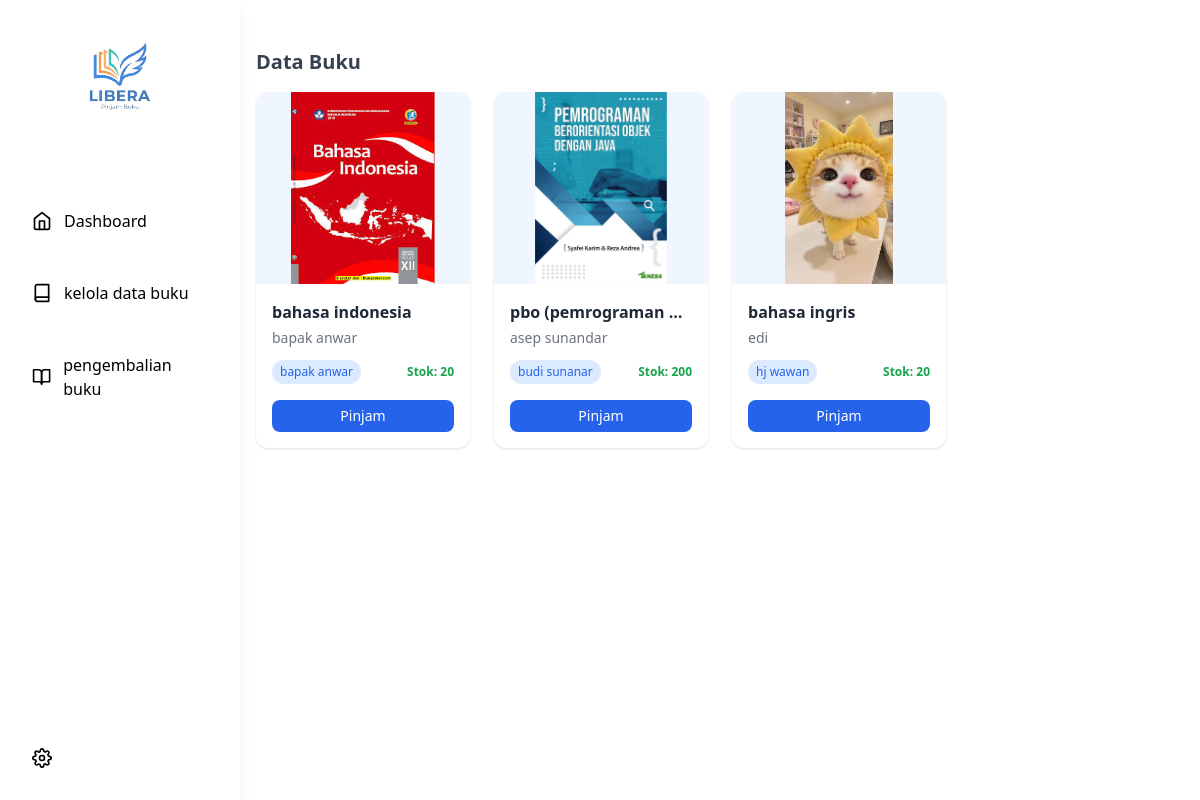
Before: /Libera/user/daftar_buku.php with the older database file.
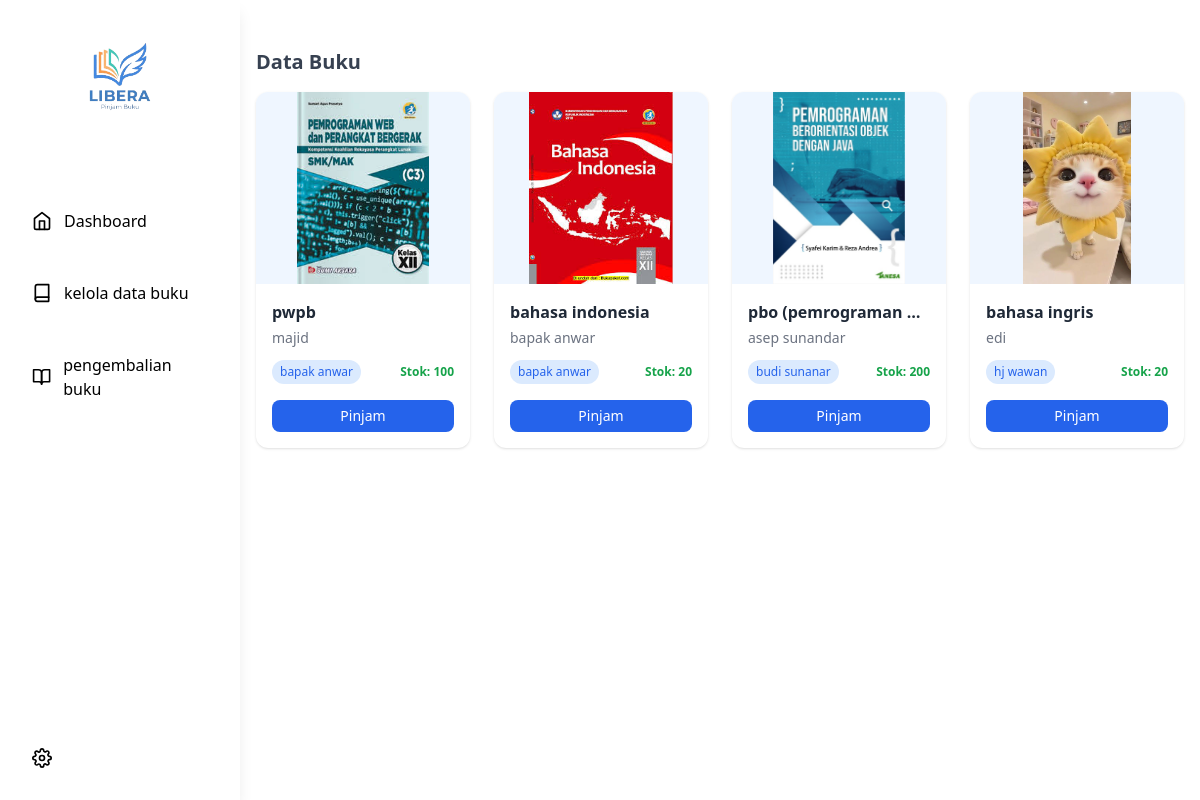
After: the same page with the newer database file.
### tables this page shows
CREATE TABLE `buku` (
  `id_buku` int(11) NOT NULL,
  `judul_buku` varchar(100) NOT NULL,
  `pengarang` varchar(100) NOT NULL,
  `tahun_terbit` year(4) NOT NULL,
  `stok` varchar(100) NOT NULL,
  `cover` varchar(100) NOT NULL,
  `penerbit` varchar(100) NOT NULL
);

### Libera/user/daftar_buku.php (the view, shortened to what this page needs)
<?php
include '../config/koneksi.php';
$query_buku = mysqli_query($koneksi, "SELECT * FROM buku ORDER BY id_buku DESC");
?>
<!DOCTYPE html>
<html lang="en">
<head>
    <script src="https://cdn.tailwindcss.com"></script>
</head>
<body>
    <?php include 'partials/sidebar_user.php'; ?>
    <main class="ml-60 p-4 min-h-screen">
        <section class="mt-8">
            <h2 class="text-xl font-semibold text-gray-700 mb-4">Data Buku</h2>
            <div class="grid grid-cols-1 sm:grid-cols-2 md:grid-cols-3 lg:grid-cols-4 gap-6">
                <?php while ($buku = mysqli_fetch_assoc($query_buku)) { ?>
                    <div class="bg-white rounded-xl shadow hover:shadow-lg transition overflow-hidden">
                        <div class="h-48 bg-blue-50 flex items-center justify-center">
                            <?php if (!empty($buku['cover'])) { ?>
                                <img src="../uploads/<?php echo $buku['cover']; ?>" class="h-full object-cover">
                            <?php } else { ?>
                                <span class="text-blue-400 text-sm">No Cover</span>
                            <?php } ?>
                        </div>
                        <div class="p-4">
                            <h3 class="font-semibold text-gray-800 truncate">
                                <?php echo $buku['judul_buku']; ?>
                            </h3>
                            <p class="text-sm text-gray-500 mt-1">
                                <?php echo $buku['pengarang']; ?>
                            </p>
                            <div class="flex justify-between items-center mt-3">
                                <span class="text-xs bg-blue-100 text-blue-600 px-2 py-1 rounded-full">
                                    <?php echo $buku['penerbit']; ?>
                                </span>
                                <span class="text-xs font-semibold
                                <?php echo ($buku['stok'] > 0) ? 'text-green-600' : 'text-red-500'; ?>">
                                    Stok: <?php echo $buku['stok']; ?>
                                </span>
                            </div>
                            <div class="mt-4">
                                <a href="pinjam_buku.php?id=<?php echo $buku['id_buku']; ?>"
                                    class="block text-center text-sm bg-blue-600 text-white py-1.5 rounded-lg hover:bg-blue-700">
                                    Pinjam
                                </a>
                            </div>
                        </div>
                    </div>
                <?php } ?>
            </div>
        </section>
    </main>
</body>
</html>

### Libera/user/partials/sidebar_user.php (shortened to what this page needs)
<aside id="default-sidebar"
    class="fixed top-0 left-0 z-40 w-64 h-full transition-transform -translate-x-full sm:translate-x-0 "
    aria-label="Sidebar">
    <div class="container">
        <div class="fixed left-0 top-0 h-screen w-60 p-6 flex flex-col gap-8 bg-[#fff] shadow-lg z-10">
            <nav>
                <img src="../resources/img/logo.png" alt="Logo">
            </nav>
            <nav class="mt-10 bg-white gap-3 p-2 rounded-lg flex items-center hover:bg-gray-100">
                <i data-feather="home" class="w-5 h-5"></i>
                <a class="text-black" href="../user/dashboard_user.php">Dashboard</a>
            </nav>
            <nav class="bg-white gap-3 p-2 rounded-lg flex items-center hover:bg-gray-100">
                <i data-feather="book" class="w-5 h-5"></i>
                <a class="text-black" href="../user/daftar_buku.php">kelola data buku</a>
            </nav>
            <nav class="bg-white gap-3 p-2 rounded-lg flex items-center hover:bg-gray-100">
                <i data-feather="book-open" class="w-5 h-5"></i>
                <a class="text-black" href="../user/pengembalian_buku.php">pengembalian buku</a>
            </nav>
            <nav class="mt-auto bg-white gap-3 p-2 rounded-lg flex items-center">
                <i data-feather="settings" class="w-5 h-5"></i>
            </nav>
        </div>
    </div>
</aside>

Changed rows visible on the page:
added buku: cover (picture), judul_buku "pwpb", pengarang "majid", penerbit "bapak anwar", stok "100"
